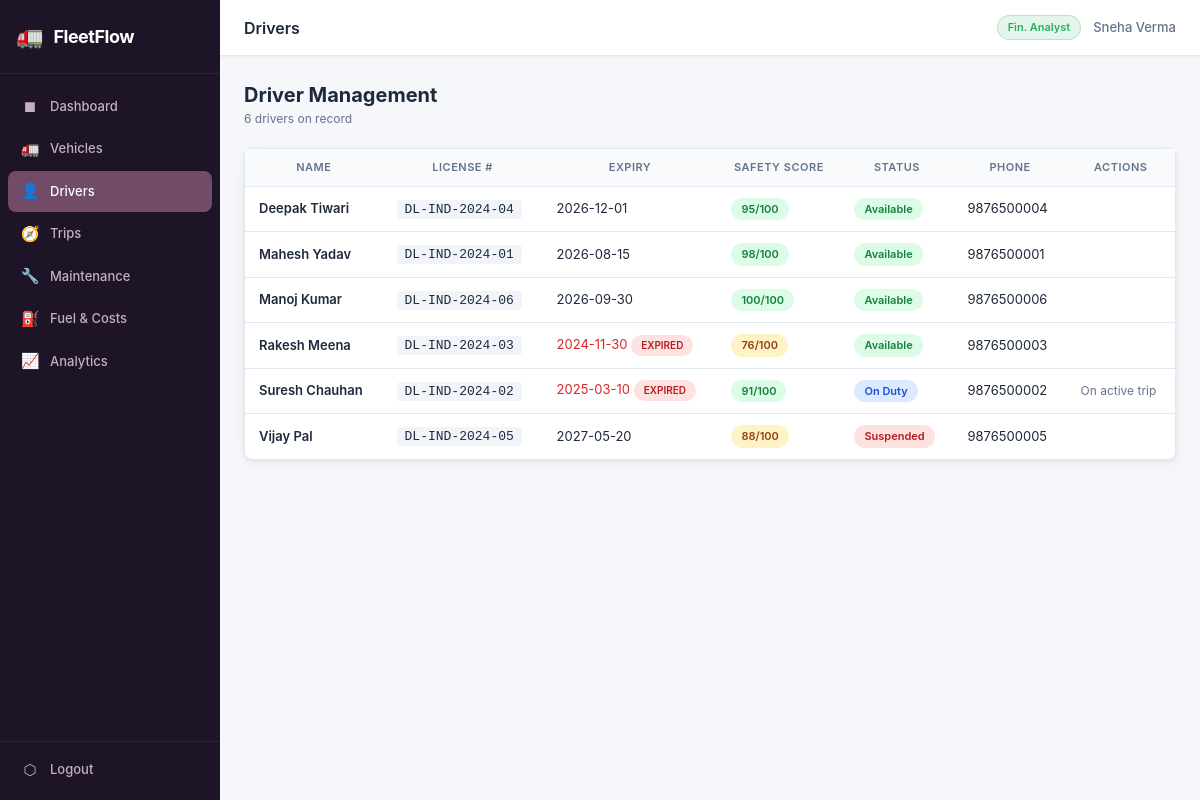
The app's page /modules/drivers.php (signed in) with its own data.
### tables this page shows
CREATE TABLE IF NOT EXISTS drivers (
    id INT AUTO_INCREMENT PRIMARY KEY,
    name VARCHAR(100) NOT NULL,
    license_number VARCHAR(50) NOT NULL UNIQUE,
    license_expiry DATE NOT NULL,
    safety_score TINYINT NOT NULL DEFAULT 100 COMMENT '0-100',
    status ENUM('Available','On Duty','Suspended') NOT NULL DEFAULT 'Available',
    phone VARCHAR(20),
    created_at TIMESTAMP DEFAULT CURRENT_TIMESTAMP,
    INDEX idx_status (status),
    INDEX idx_expiry (license_expiry)
);

### config/auth.php (called while the page is built, shortened)
<?php
function hasRole(string ...$roles): bool {
    return in_array($_SESSION['user']['role'] ?? '', $roles, true);
}
function e(mixed $v): string {
    return htmlspecialchars((string)$v, ENT_QUOTES | ENT_SUBSTITUTE, 'UTF-8');
}

### modules/drivers.php (the view, shortened to what this page needs)
<?php
require_once __DIR__ . '/../config/auth.php';
$pdo = db();
$stmt = $pdo->query(
    "SELECT *, DATEDIFF(license_expiry, CURDATE()) AS days_to_expiry FROM drivers ORDER BY name"
);
$drivers = $stmt->fetchAll();
include __DIR__ . '/../includes/header.php';
?>
<div class="section-header">
    <div>
        <div class="section-title">Driver Management</div>
        <div class="text-sm"><?= count($drivers) ?> drivers on record</div>
    </div>
</div>
<div class="card">
    <div class="table-responsive">
        <table>
            <thead>
                <tr>
                    <th>Name</th>
                    <th>License #</th>
                    <th>Expiry</th>
                    <th>Safety Score</th>
                    <th>Status</th>
                    <th>Phone</th>
                    <th>Actions</th>
                </tr>
            </thead>
            <tbody>
            <?php foreach ($drivers as $d): ?>
            <?php
            $expired = $d['days_to_expiry'] < 0;
            $expiringSoon = $d['days_to_expiry'] >= 0 && $d['days_to_expiry'] <= 30;
            $statusPill = match($d['status']) {
                'Available' => 'pill-green',
                'On Duty'   => 'pill-blue',
                'Suspended' => 'pill-red',
                default     => 'pill-gray',
            };
            $scorePill = $d['safety_score'] >= 90 ? 'pill-green' : ($d['safety_score'] >= 70 ? 'pill-yellow' : 'pill-red');
            ?>
            <tr>
                <td class="fw-600"><?= e($d['name']) ?></td>
                <td><code style="background:#f1f5f9;padding:2px 8px;border-radius:4px;"><?= e($d['license_number']) ?></code></td>
                <td>
                    <span style="color:<?= $expired ? 'var(--danger)' : ($expiringSoon ? 'var(--warning)' : 'inherit') ?>">
                        <?= e($d['license_expiry']) ?>
                    </span>
                    <?php if ($expired): ?>
                        <span class="pill pill-red" style="font-size:10px;">EXPIRED</span>
                    <?php elseif ($expiringSoon): ?>
                        <span class="pill pill-orange" style="font-size:10px;"><?= $d['days_to_expiry'] ?>d</span>
                    <?php endif; ?>
                </td>
                <td><span class="pill <?= $scorePill ?>"><?= $d['safety_score'] ?>/100</span></td>
                <td><span class="pill <?= $statusPill ?>"><?= e($d['status']) ?></span></td>
                <td><?= e($d['phone']) ?></td>
                <td>
                    <?php if (hasRole('fleet_manager','safety_officer') && $d['status'] !== 'On Duty'): ?>
                    <form method="POST" style="display:inline-flex;gap:6px;">
                        <input type="hidden" name="_action" value="set_status">
                        <input type="hidden" name="id" value="<?= $d['id'] ?>">
                        <?php if ($d['status'] !== 'Suspended'): ?>
                        <button name="status" value="Suspended" type="submit" class="btn btn-sm btn-danger" onclick="return confirm('Suspend this driver?')">Suspend</button>
                        <?php else: ?>
                        <button name="status" value="Available" type="submit" class="btn btn-sm btn-success" onclick="return confirm('Reinstate this driver?')">Reinstate</button>
                        <?php endif; ?>
                    </form>
                    <?php elseif ($d['status'] === 'On Duty'): ?>
                    <span class="text-sm">On active trip</span>
                    <?php endif; ?>
                </td>
            </tr>
            <?php endforeach; ?>
            </tbody>
        </table>
    </div>
</div>
<?php include __DIR__ . '/../includes/footer.php'; ?>

### assets/css/app.css (style rules this page uses)
*, *::before, *::after { box-sizing: border-box; margin: 0; padding: 0; }
:root { --primary: #714B67; --primary-d: #5a3a52; --primary-l: #9b6e93; --bg: #f5f7fb; --surface: #ffffff; --border: #e2e8f0; --text: #1e293b; --text-sm: #64748b; --success: #16a34a; --warning: #d97706; --danger: #dc2626; --info: #2563eb; --sidebar-w: 220px; --radius: 8px; --shadow: 0 1px 4px rgba(0,0,0,0.08), 0 4px 16px rgba(0,0,0,0.04); }
body { font-family: -apple-system, BlinkMacSystemFont, 'Segoe UI', Roboto, sans-serif; background: var(--bg); color: var(--text); font-size: 14px; line-height: 1.5; display: flex; min-height: 100vh; }
.card { background: var(--surface); border-radius: var(--radius); box-shadow: var(--shadow); border: 1px solid var(--border); margin-bottom: 24px; }
.table-responsive { overflow-x: auto; }
table { width: 100%; border-collapse: collapse; font-size: 13px; }
thead th { background: #f8fafc; font-weight: 600; color: var(--text-sm); font-size: 11px; text-transform: uppercase; letter-spacing: 0.5px; padding: 10px 14px; border-bottom: 1px solid var(--border); white-space: nowrap; }
tbody td { padding: 11px 14px; border-bottom: 1px solid var(--border); color: var(--text); vertical-align: middle; }
tbody tr:last-child td { border-bottom: none; }
.pill { display: inline-block; padding: 3px 10px; border-radius: 20px; font-size: 11px; font-weight: 600; white-space: nowrap; }
.pill-green { background: #dcfce7; color: #15803d; }
.pill-red { background: #fee2e2; color: #b91c1c; }
.pill-yellow { background: #fef3c7; color: #92400e; }
.pill-blue { background: #dbeafe; color: #1d4ed8; }
.section-header { display: flex; align-items: center; justify-content: space-between; margin-bottom: 20px; }
.section-title { font-size: 20px; font-weight: 700; }
.fw-600 { font-weight: 600; }
.text-sm { font-size: 12px; color: var(--text-sm); }

### records on screen
drivers: name "Deepak Tiwari", license_number "DL-IND-2024-04", license_expiry "2026-12-01", safety_score "95", status "Available", phone "9876500004"
drivers: name "Mahesh Yadav", license_number "DL-IND-2024-01", license_expiry "2026-08-15", safety_score "98", status "Available", phone "9876500001"
drivers: name "Manoj Kumar", license_number "DL-IND-2024-06", license_expiry "2026-09-30", safety_score "100", status "Available", phone "9876500006"
drivers: name "Rakesh Meena", license_number "DL-IND-2024-03", license_expiry "2024-11-30", shows "EXPIRED", safety_score "76", status "Available", phone "9876500003"
drivers: name "Suresh Chauhan", license_number "DL-IND-2024-02", license_expiry "2025-03-10", shows "EXPIRED", safety_score "91", status "On Duty", phone "9876500002", shows "On active trip"
drivers: name "Vijay Pal", license_number "DL-IND-2024-05", license_expiry "2027-05-20", safety_score "88", status "Suspended", phone "9876500005"

### other values on screen
$item['icon'] "◼"
$item['label'] "Dashboard"
$item['icon'] "🚛"
$item['label'] "Vehicles"
$item['label'] "Drivers"
$item['icon'] "🧭"
$item['label'] "Trips"
$item['icon'] "🔧"
$item['label'] "Maintenance"
$item['icon'] "⛽"
$item['label'] "Fuel & Costs"
$item['icon'] "📈"
$item['label'] "Analytics"
$pageTitle "Drivers"
$rb[0] "Fin. Analyst"
